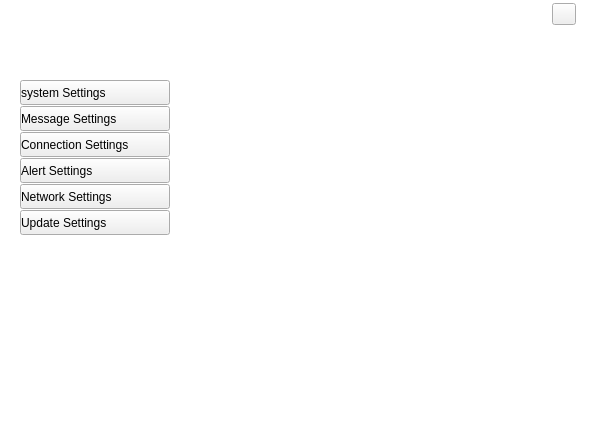
<?xml version="1.0" encoding="UTF-8"?>
<ui version="4.0">
 <class>Form</class>
 <widget class="QWidget" name="Form">
  <property name="geometry">
   <rect>
    <x>0</x>
    <y>0</y>
    <width>590</width>
    <height>440</height>
   </rect>
  </property>
  <property name="windowTitle">
   <string>Form</string>
  </property>
  <property name="styleSheet">
   <string notr="true">QWidget#Form{ 
border-image:url(Skin/OPTION.png);
background:transparent;
}</string>
  </property>
  <widget class="QPushButton" name="pushButtonClose">
   <property name="geometry">
    <rect>
     <x>552</x>
     <y>3</y>
     <width>24</width>
     <height>22</height>
    </rect>
   </property>
   <property name="cursor">
    <cursorShape>PointingHandCursor</cursorShape>
   </property>
   <property name="styleSheet">
    <string notr="true">QPushButton#pushButtonClose
{
	border-image: url(Skin/MainTitleClose_1.png);
}
QPushButton:hover#pushButtonClose{
	border-image: url(Skin/MainTitleClose_2.png);
}

QPushButton:pressed#pushButtonClose{
	border-image: url(Skin/MainTitleClose_3.png);
}</string>
   </property>
   <property name="text">
    <string/>
   </property>
  </widget>
  <widget class="QWidget" name="widgetConnectSetting_2" native="true">
   <property name="geometry">
    <rect>
     <x>170</x>
     <y>30</y>
     <width>411</width>
     <height>391</height>
    </rect>
   </property>
   <property name="styleSheet">
    <string notr="true"/>
   </property>
   <widget class="QStackedWidget" name="stackedWidgetSettings">
    <property name="geometry">
     <rect>
      <x>10</x>
      <y>10</y>
      <width>401</width>
      <height>381</height>
     </rect>
    </property>
    <property name="currentIndex">
     <number>0</number>
    </property>
    <widget class="QWidget" name="page_3"/>
    <widget class="QWidget" name="page_4"/>
   </widget>
  </widget>
  <widget class="QWidget" name="widgetConnectSetting" native="true">
   <property name="geometry">
    <rect>
     <x>0</x>
     <y>70</y>
     <width>170</width>
     <height>308</height>
    </rect>
   </property>
   <property name="minimumSize">
    <size>
     <width>0</width>
     <height>0</height>
    </size>
   </property>
   <property name="maximumSize">
    <size>
     <width>200</width>
     <height>16777215</height>
    </size>
   </property>
   <property name="styleSheet">
    <string notr="true">QPushButton{ 
border-image:url(Skin/SmallChangeableButton_1.png);
	color: rgb(255, 255, 255);
}
QPushButton:pressed{ 
border-image:url(Skin/SmallChangeableButton_3.png);
}
QPushButton:hover{
border-image:url(Skin/SmallChangeableButton_3.png);
	color: rgb(0, 0, 0);
}
QPushButton:disabled{
border-image:url(Skin/SmallChangeableButton_2.png);
	color: rgb(0, 0, 0);
}</string>
   </property>
   <widget class="QPushButton" name="pushButtonAlertSettings">
    <property name="geometry">
     <rect>
      <x>20</x>
      <y>88</y>
      <width>150</width>
      <height>25</height>
     </rect>
    </property>
    <property name="sizePolicy">
     <sizepolicy hsizetype="Minimum" vsizetype="Expanding">
      <horstretch>0</horstretch>
      <verstretch>0</verstretch>
     </sizepolicy>
    </property>
    <property name="minimumSize">
     <size>
      <width>50</width>
      <height>25</height>
     </size>
    </property>
    <property name="maximumSize">
     <size>
      <width>300</width>
      <height>30</height>
     </size>
    </property>
    <property name="sizeIncrement">
     <size>
      <width>10</width>
      <height>15</height>
     </size>
    </property>
    <property name="baseSize">
     <size>
      <width>10</width>
      <height>15</height>
     </size>
    </property>
    <property name="cursor">
     <cursorShape>PointingHandCursor</cursorShape>
    </property>
    <property name="styleSheet">
     <string notr="true">QPushButton
{
	 text-align:left;
	color: rgb(0, 0, 0);
}</string>
    </property>
    <property name="text">
     <string>Alert Settings</string>
    </property>
   </widget>
   <widget class="QPushButton" name="pushButtonMessageSettings">
    <property name="geometry">
     <rect>
      <x>20</x>
      <y>36</y>
      <width>150</width>
      <height>25</height>
     </rect>
    </property>
    <property name="sizePolicy">
     <sizepolicy hsizetype="Minimum" vsizetype="Expanding">
      <horstretch>0</horstretch>
      <verstretch>0</verstretch>
     </sizepolicy>
    </property>
    <property name="minimumSize">
     <size>
      <width>50</width>
      <height>25</height>
     </size>
    </property>
    <property name="maximumSize">
     <size>
      <width>300</width>
      <height>30</height>
     </size>
    </property>
    <property name="sizeIncrement">
     <size>
      <width>0</width>
      <height>15</height>
     </size>
    </property>
    <property name="baseSize">
     <size>
      <width>0</width>
      <height>15</height>
     </size>
    </property>
    <property name="cursor">
     <cursorShape>PointingHandCursor</cursorShape>
    </property>
    <property name="styleSheet">
     <string notr="true">QPushButton
{
	 text-align:left;
	color: rgb(0, 0, 0);
}</string>
    </property>
    <property name="text">
     <string>Message Settings</string>
    </property>
   </widget>
   <widget class="QPushButton" name="pushButtonConnectionSettings">
    <property name="geometry">
     <rect>
      <x>20</x>
      <y>62</y>
      <width>150</width>
      <height>25</height>
     </rect>
    </property>
    <property name="sizePolicy">
     <sizepolicy hsizetype="Minimum" vsizetype="Expanding">
      <horstretch>0</horstretch>
      <verstretch>0</verstretch>
     </sizepolicy>
    </property>
    <property name="minimumSize">
     <size>
      <width>50</width>
      <height>25</height>
     </size>
    </property>
    <property name="maximumSize">
     <size>
      <width>300</width>
      <height>30</height>
     </size>
    </property>
    <property name="sizeIncrement">
     <size>
      <width>0</width>
      <height>15</height>
     </size>
    </property>
    <property name="baseSize">
     <size>
      <width>0</width>
      <height>15</height>
     </size>
    </property>
    <property name="cursor">
     <cursorShape>PointingHandCursor</cursorShape>
    </property>
    <property name="styleSheet">
     <string notr="true">QPushButton
{
	 text-align:left;
	color: rgb(0, 0, 0);
}</string>
    </property>
    <property name="text">
     <string>Connection Settings</string>
    </property>
   </widget>
   <widget class="QPushButton" name="pushButtonNetworkSettings">
    <property name="geometry">
     <rect>
      <x>20</x>
      <y>114</y>
      <width>150</width>
      <height>25</height>
     </rect>
    </property>
    <property name="sizePolicy">
     <sizepolicy hsizetype="Minimum" vsizetype="Expanding">
      <horstretch>0</horstretch>
      <verstretch>0</verstretch>
     </sizepolicy>
    </property>
    <property name="minimumSize">
     <size>
      <width>50</width>
      <height>25</height>
     </size>
    </property>
    <property name="maximumSize">
     <size>
      <width>300</width>
      <height>30</height>
     </size>
    </property>
    <property name="sizeIncrement">
     <size>
      <width>0</width>
      <height>15</height>
     </size>
    </property>
    <property name="baseSize">
     <size>
      <width>0</width>
      <height>15</height>
     </size>
    </property>
    <property name="cursor">
     <cursorShape>PointingHandCursor</cursorShape>
    </property>
    <property name="styleSheet">
     <string notr="true">QPushButton
{
	 text-align:left;
	color: rgb(0, 0, 0);
}</string>
    </property>
    <property name="text">
     <string>Network Settings</string>
    </property>
   </widget>
   <widget class="QPushButton" name="pushButtonSysSettings">
    <property name="geometry">
     <rect>
      <x>20</x>
      <y>10</y>
      <width>150</width>
      <height>25</height>
     </rect>
    </property>
    <property name="sizePolicy">
     <sizepolicy hsizetype="Minimum" vsizetype="Expanding">
      <horstretch>0</horstretch>
      <verstretch>0</verstretch>
     </sizepolicy>
    </property>
    <property name="minimumSize">
     <size>
      <width>50</width>
      <height>25</height>
     </size>
    </property>
    <property name="maximumSize">
     <size>
      <width>300</width>
      <height>30</height>
     </size>
    </property>
    <property name="sizeIncrement">
     <size>
      <width>0</width>
      <height>15</height>
     </size>
    </property>
    <property name="baseSize">
     <size>
      <width>0</width>
      <height>15</height>
     </size>
    </property>
    <property name="cursor">
     <cursorShape>PointingHandCursor</cursorShape>
    </property>
    <property name="styleSheet">
     <string notr="true">QPushButton
{
	 text-align:left;
	color: rgb(0, 0, 0);
}</string>
    </property>
    <property name="text">
     <string>system Settings</string>
    </property>
   </widget>
   <widget class="QPushButton" name="pushButtonUpdateSettings">
    <property name="geometry">
     <rect>
      <x>20</x>
      <y>140</y>
      <width>150</width>
      <height>25</height>
     </rect>
    </property>
    <property name="sizePolicy">
     <sizepolicy hsizetype="Minimum" vsizetype="Expanding">
      <horstretch>0</horstretch>
      <verstretch>0</verstretch>
     </sizepolicy>
    </property>
    <property name="minimumSize">
     <size>
      <width>50</width>
      <height>25</height>
     </size>
    </property>
    <property name="maximumSize">
     <size>
      <width>300</width>
      <height>30</height>
     </size>
    </property>
    <property name="sizeIncrement">
     <size>
      <width>0</width>
      <height>15</height>
     </size>
    </property>
    <property name="baseSize">
     <size>
      <width>0</width>
      <height>15</height>
     </size>
    </property>
    <property name="cursor">
     <cursorShape>PointingHandCursor</cursorShape>
    </property>
    <property name="styleSheet">
     <string notr="true">QPushButton
{
	 text-align:left;
	color: rgb(0, 0, 0);
}</string>
    </property>
    <property name="text">
     <string>Update Settings</string>
    </property>
   </widget>
  </widget>
  <widget class="QLabel" name="lableSetupTitle">
   <property name="geometry">
    <rect>
     <x>10</x>
     <y>10</y>
     <width>131</width>
     <height>16</height>
    </rect>
   </property>
   <property name="styleSheet">
    <string notr="true">color: rgb(255, 255, 255);</string>
   </property>
   <property name="text">
    <string/>
   </property>
  </widget>
 </widget>
 <resources/>
 <connections/>
</ui>
